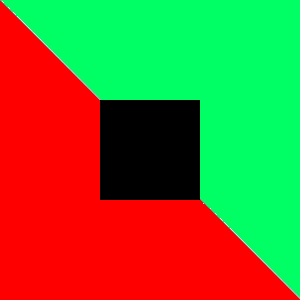
#> input picture image_inpanting/masked_center.png, 300 x 300 px, found by its file name
$ jupyter execute --allow-errors image_inpainting_rgb.ipynb
#> lines starting #> are read from the running program, lines starting #| are printed output that depends on the picture
[cell 1]
# Visualisasi
import matplotlib; import matplotlib.pyplot as plt

# Pengoperasian gambar
import cv2
import numpy as np

print("matplotlib=="+ matplotlib.__version__)
print("opencv=="+ cv2.__version__)
print("numpy=="+ np.__version__)

[cell 2]
import cv2
import matplotlib.pyplot as plt

# Ambil citra
img = cv2.imread("F:/Universitas Brawijaya/Semester Pendek/citra komputer/TugasKlpk/tugas_kel_pcdvk-1/image_inpanting/masked_center.png")
#> img is the input picture: shape (300, 300, 3); mean B, G, R 45.2, 113, 113.6

# Konversi BGR ke RGB
imgrgb = cv2.cvtColor(img, cv2.COLOR_BGR2RGB)

# Konversi ke grayscale
gray = cv2.cvtColor(img, cv2.COLOR_BGR2GRAY)
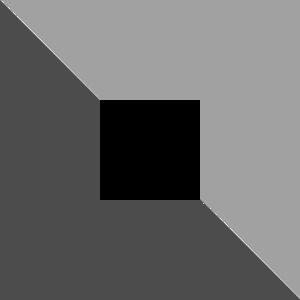
#> gray: shape (300, 300); min 0, max 234, mean 105.4

# Tampilkan hasil
plt.figure(figsize=(10,4))

plt.subplot(1,2,1)
plt.imshow(imgrgb)
plt.title(f"RGB image {imgrgb.shape}")
plt.axis("on")

plt.show()

[cell 3]
# --- RGB Patch-based Inpainting (mean-based similarity) ---
from pathlib import Path
import numpy as np
import cv2
import matplotlib.pyplot as plt

# ----------------- helpers -----------------
def load_rgb(path_img: Path, path_mask: Path):
    img_bgr = cv2.imread(str(path_img))
    if img_bgr is None:
        raise FileNotFoundError(f"Can't read image: {path_img}")
    img_rgb = cv2.cvtColor(img_bgr, cv2.COLOR_BGR2RGB)

    mask = cv2.imread(str(path_mask), cv2.IMREAD_GRAYSCALE)
    if mask is None:
        raise FileNotFoundError(f"Can't read mask: {path_mask}")

    # match sizes
    if mask.shape[:2] != img_rgb.shape[:2]:
        mask = cv2.resize(mask, (img_rgb.shape[1], img_rgb.shape[0]), interpolation=cv2.INTER_NEAREST)

    # 0 = known, 255 = hole
    _, mask_bin = cv2.threshold(mask, 127, 255, cv2.THRESH_BINARY)
    return img_rgb, mask_bin

# [69 lines left out: functions extract_patch, frontier, inpaint_patch_mean, not called in this run]

# ----------------- YOUR ABSOLUTE PATHS -----------------
IMG_PATH  = Path(r"F:/Universitas Brawijaya/Semester Pendek/citra komputer/TugasKlpk/tugas_kel_pcdvk-1/image_inpanting/masked_center.png")
MASK_PATH = Path(r"F:/Universitas Brawijaya/Semester Pendek/citra komputer/TugasKlpk/tugas_kel_pcdvk-1/image_inpanting/empty_mask.png")

# (Optional) quick existence check
print("Image exists? ", IMG_PATH.exists())
print("Mask exists?  ", MASK_PATH.exists())

# Load
#> (the rest of this cell did not finish here and is left out)

[cell 4]
from pathlib import Path
import numpy as np
import cv2
import matplotlib.pyplot as plt

def load_rgb(path_img: Path, path_mask: Path):
    img_bgr = cv2.imread(str(path_img))
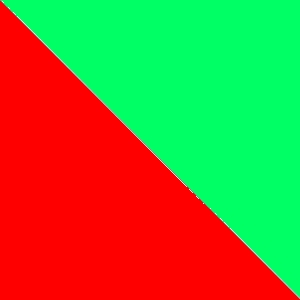
#> input picture image_inpanting/merah_hijau.jpg, 300 x 300 px
#> img_bgr is the input picture: shape (300, 300, 3); mean B, G, R 51, 127.1, 127.9
    if img_bgr is None:
        raise FileNotFoundError(f"Can't read image: {path_img}")
    img_rgb = cv2.cvtColor(img_bgr, cv2.COLOR_BGR2RGB)

    mask = cv2.imread(str(path_mask), cv2.IMREAD_GRAYSCALE)
    if mask is None:
        raise FileNotFoundError(f"Can't read mask: {path_mask}")

    # match sizes
    if mask.shape[:2] != img_rgb.shape[:2]:
        mask = cv2.resize(mask, (img_rgb.shape[1], img_rgb.shape[0]), interpolation=cv2.INTER_NEAREST)

    # 0 = known, 255 = hole
    _, mask_bin = cv2.threshold(mask, 127, 255, cv2.THRESH_BINARY)
    return img_rgb, mask_bin

# [69 lines left out: functions extract_patch, frontier, inpaint_patch_mean, not called in this run]

IMG_PATH  = Path("merah_hijau.jpg")
MASK_PATH = Path("empty_mask.png")

# Load
#> (the rest of this cell did not finish here and is left out)
